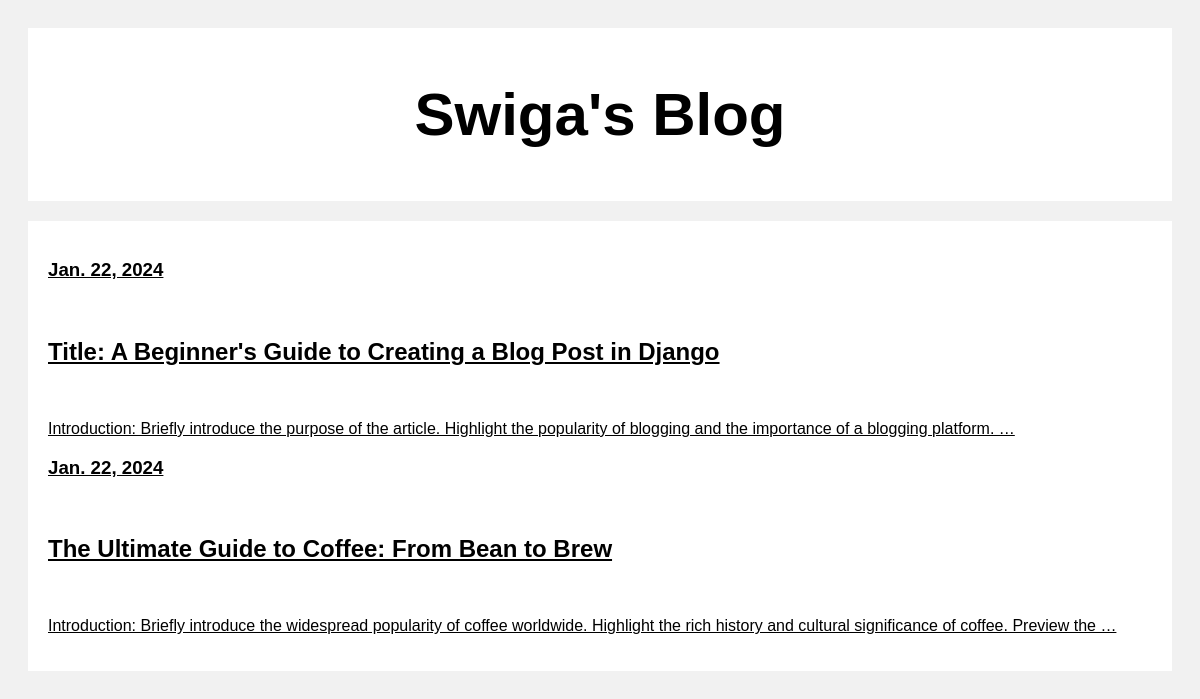
The page / on the database its author committed.
### blog_app/models.py (models this page shows, shortened)
class Blog (models.Model):
    date=models.DateField(auto_now=True)
    title=models.CharField (max_length=100)
    body=models.TextField()

### blog_app/views.py (the view)
# urls.py: path('', views.index, name='index'),  # Home page
def index (request):
    posts=Blog.objects.all()
    return render (request, 'index.html', {'i_post':posts})

### templates/index.html (shortened to what this page needs)
<!DOCTYPE html>
<html>
<head>
</head>
<body>
<div class="header">
  <h2>Swiga's Blog</h2>
</div>
<div class="row">
  <div class="leftcolumn">
    <div class="card">
        <a href="/post/{{post.id}}" style="color: black;">
        {% for post in i_post %}
        <h3>{{post.date}}</h3>
        <br>
        <h2>{{post.title}}</h2>
        <br>
        <p>{{post.body|truncatewords:20}}</p>
        {% endfor %}
        </a>
    </div>
  </div>
</div>
</body>
</html>

### templates/index.html (style rules this page uses)
* { box-sizing: border-box; }
body { font-family: Arial; padding: 20px; background: #f1f1f1; }
.header { padding: 2px; font-size: 40px; text-align: center; background: white; }
.leftcolumn { float: left; width: 100%; }
.card { background-color: white; padding: 20px; margin-top: 20px; }
.row:after { content: ""; display: table; clear: both; }

### rows shown on the page
Blog: date "Jan. 22, 2024", title "Title: A Beginner's Guide to Creating a Blog Post in Django", body "Introduction: Briefly introduce the purpose of the article. Highlight the popularity of blogging and the importance of a blogging platform. …"
Blog: date "Jan. 22, 2024", title "The Ultimate Guide to Coffee: From Bean to Brew", body "Introduction: Briefly introduce the widespread popularity of coffee worldwide. Highlight the rich history and cultural significance of coffee. Preview the …"
